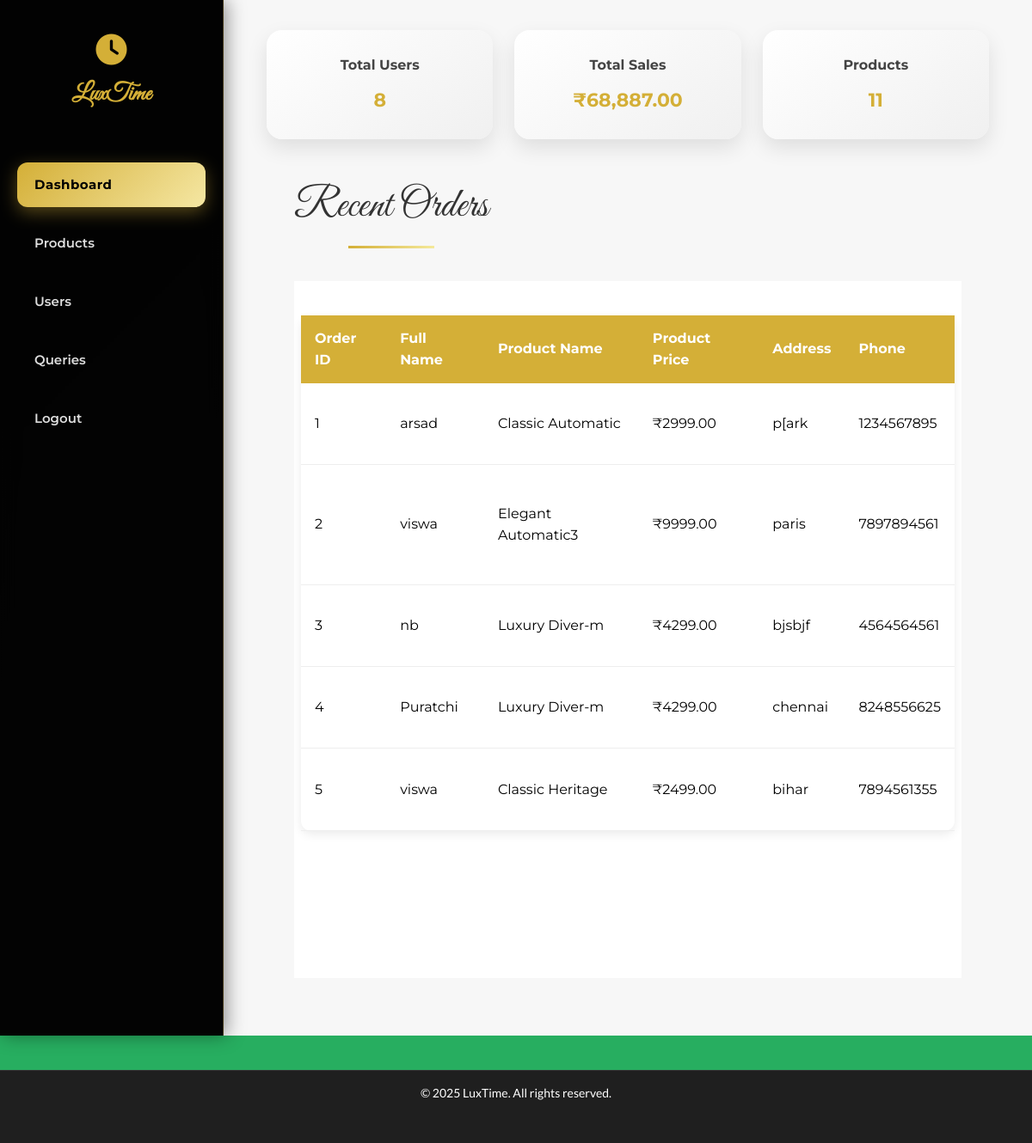
/admin/admin.php (signed in), run on the app's committed database.
### tables this page shows
CREATE TABLE `orders` (
  `id` int(11) NOT NULL,
  `username` varchar(100) NOT NULL,
  `product_name` varchar(255) NOT NULL,
  `price` decimal(10,2) NOT NULL,
  `address` text NOT NULL,
  `mobile` varchar(15) NOT NULL,
  `order_date` datetime DEFAULT current_timestamp()
);

### admin/admin.php (the view, shortened to what this page needs)
<?php
include '../config/config.php';
$userQuery = "SELECT COUNT(*) as total_users FROM users WHERE role='user'";
$userResult = mysqli_query($con, $userQuery);
$totalUsers = $userResult ? mysqli_fetch_assoc($userResult)['total_users'] : 0;
$productQuery = "SELECT COUNT(*) as total_products FROM addproduct";
$productResult = mysqli_query($con, $productQuery);
$totalProducts = $productResult ? mysqli_fetch_assoc($productResult)['total_products'] : 0;
?>
<!DOCTYPE html>
<html lang="en">
<head>
  <?php include_once('../head.php'); ?>
  <link rel="stylesheet" href="../css/productcrud.css">
  <link rel="stylesheet" href="../css/admin.css">
</head>
<body>
<div class="dashboard-container">
   <?php include_once('./sidebar.php'); ?>
  <div class="main-content">
  <?php
$colCheck = mysqli_query($con, "SHOW COLUMNS FROM orders LIKE 'qty'");
if ($colCheck && mysqli_num_rows($colCheck) > 0) {
  $query = "SELECT SUM(price * COALESCE(qty,1)) AS total_sales FROM orders";
} else {
  $query = "SELECT SUM(price) AS total_sales FROM orders";
}
$result = mysqli_query($con, $query);
$row = $result ? mysqli_fetch_assoc($result) : null;
$totalSales = $row['total_sales'] ?? 0;
?>
    <div class="stats">
      <div class="stat-card"><h4>Total Users</h4><p><?php echo $totalUsers; ?></p></div>
      <div class="stat-card">
  <h4>Total Sales</h4>
  <p>₹<?= number_format($totalSales, 2) ?></p>
</div>
      <div class="stat-card"><h4>Products</h4><p><?php echo $totalProducts; ?></p></div>
    </div>
    <section class="product-table-section" style="margin-top:40px;">
      <div class="container">
        <div class="table-header">
          <h2 class="section-title">Recent Orders</h2>
        </div>
      <div class="product-table-scroll">
          <table class="product-table">
          <thead>
            <tr>
              <th>Order ID</th>
              <th>Full Name</th>
              <th>Product Name</th>
              <th>Product Price</th>
              <th>Address</th>
              <th>Phone</th>
            </tr>
          </thead>
          <tbody>
            <?php
            $query = "SELECT * FROM orders ORDER BY id DESC LIMIT 5";
            $result = mysqli_query($con, $query);
            $orderNo = 1;
            while ($row = mysqli_fetch_assoc($result)) {
                echo "<tr>
                        <td>{$orderNo}</td>
                        <td>{$row['username']}</td>
                        <td>{$row['product_name']}</td>
                        <td>₹{$row['price']}</td>
                        <td>{$row['address']}</td>
                        <td>{$row['mobile']}</td>
                      </tr>";
                $orderNo++;
            }
            ?>
          </tbody>
        </table>
      </div>
      </div>
    </section>
  </div>
</div>
<?php include_once('footer.php'); ?>
</body>
</html>

### css/style.css (style rules this page uses)
* { margin: 0; padding: 0; box-sizing: border-box; }
:root { --font-primary: 'Montserrat', sans-serif; --font-secondary: 'Lato', sans-serif; --font-script: 'Dancing Script', cursive; --font-elegant: 'Great Vibes', cursive; --font-casual: 'Satisfy', cursive; --color-gold: #d4af37; --color-dark: #000; --color-light: #fff; --color-text: #333; --color-muted: #ccc; --color-secondary-text: #666; --color-gold-light: #f4e9c8; --color-bg: #fafafa; --color-border: #e5e7eb; --color-red: #ef4444; --color-green: #10b981; --shadow-sm: 0 1px 2px 0 rgba(0, 0, 0, 0.05); --shadow-md: 0 4px 6px -1px rgba(0, 0, 0, 0.1); --shadow-lg: 0 10px 15px -3px rgba(0, 0, 0, 0.1); --radius-sm: 8px; --radius-md: 12px; --radius-lg: 16px; }
body { font-family: var(--font-secondary); color: var(--color-text); line-height: 1.6; overflow-x: hidden; }
.section-title { font-family: var(--font-elegant); font-size: 48px; font-weight: 400; color: var(--color-text); text-align: center; margin-bottom: 32px; position: relative; }
.section-title::after { content: ''; position: absolute; bottom: -10px; left: 50%; transform: translateX(-50%); width: 100px; height: 3px; background: linear-gradient(90deg, var(--color-gold), #f4e99b); }
.container { max-width: 1200px; margin: 0 auto; padding: 0 32px 32px; }

### css/productcrud.css (style rules this page uses)
body { background-color: #27ae60; }
.product-table-scroll { height: 70vh; overflow-y: auto; background: #fff; padding: 0 0.5rem; box-sizing: border-box; }
.product-table { margin-top: 40px; height: 600px; width: 100%; border-collapse: collapse; background: #fff; border-radius: 12px; box-shadow: 0 4px 12px rgba(0,0,0,0.08); }
.product-table th, .product-table td { padding: 14px 16px; text-align: left; font-family: 'Montserrat', sans-serif; }
.product-table thead { background: var(--color-gold, #d4af37); color: #fff; }
.product-table tbody tr { border-bottom: 1px solid #eee; }
.table-header { display: flex; justify-content: space-between; align-items: center; margin-bottom: 16px; }

### css/admin.css (style rules this page uses)
.dashboard-container { display: flex; min-height: 100vh; font-family: var(--font-primary, 'Montserrat', sans-serif); background: linear-gradient(135deg, #111, #1c1c1c); color: var(--color-light, #fff); margin: 0; padding: 0; box-sizing: border-box; }
.main-content { flex: 1; padding: 35px 50px; background: #f7f7f7; color: var(--color-dark, #000); overflow-y: auto; }
.stats { display: grid; grid-template-columns: repeat(auto-fit, minmax(220px, 1fr)); gap: 25px; margin-bottom: 40px; }
.stat-card { padding: 28px; border-radius: 18px; background: linear-gradient(145deg, #fff, #f0f0f0); box-shadow: 0 10px 25px rgba(0,0,0,0.1); text-align: center; transition: transform 0.3s ease, box-shadow 0.3s ease; }
.stat-card h4 { font-size: 16px; margin-bottom: 10px; color: #444; }
.stat-card p { font-size: 22px; font-weight: 700; color: var(--color-gold, #d4af37); }

### data on the page
orders: username "arsad", product_name "Classic Automatic", price "2999.00", address "p[ark", mobile "1234567895"
orders: username "viswa", product_name "Elegant Automatic3", price "9999.00", address "paris", mobile "7897894561"
orders: username "nb", product_name "Luxury Diver-m", price "4299.00", address "bjsbjf", mobile "4564564561"
orders: username "Puratchi", product_name "Luxury Diver-m", price "4299.00", address "chennai", mobile "8248556625"
orders: username "viswa", product_name "Classic Heritage", price "2499.00", address "bihar", mobile "7894561355"

### other printed values
$totalUsers "8"
$totalSales "68,887.00"
$totalProducts "11"
